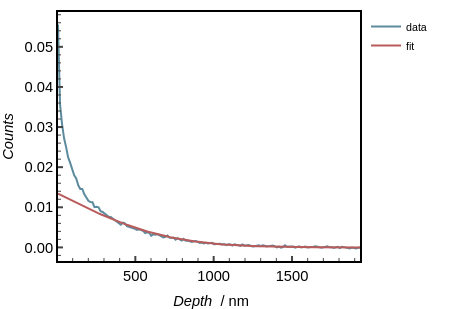

The code cell stored with this chart in its notebook:
### Code cell
import plotly.graph_objects as go
from scientific_utils.publication_plotly import apply_style, OVERVIEW_W_CM, OVERVIEW_H_CM, SHOW_LEGEND

##### Define Figure
# 1. Wrap the Plotly-Figure with the FigureResampler
fig = go.Figure()
            
##### Add Scatter plots and change style
fig.add_scatter(
    x=x_data, 
    y=y_data, 
    name='data', 
    mode='lines',  # set the mode to 'markers+lines'
    line=dict(
        color=my_color_scale[4],  # set the line colour to red
        width=2,  # set the line width to 2
        dash='solid'  
    )
    )

fig.add_scatter(
    x=x_data, 
    y=y_data_fitted, 
    name='fit', 
    mode='lines',  # set the mode to 'markers+lines'
    line=dict(
        color=my_color_scale[0],  # set the line colour to red
        width=2,  # set the line width to 2
        dash='solid'  
    )
    )
    
##### Change Visual Layout of the Plot: publication style, size and legend are set in publication_plotly.py
apply_style(fig, XAxis_Label, YAxis_Label, plot_w_cm=OVERVIEW_W_CM, plot_h_cm=OVERVIEW_H_CM,
            x_tickformat='uniform', y_tickformat='uniform', showlegend=SHOW_LEGEND)

# Save Plot as interactive html Plot
#fig.write_html(Filepath_for_saving) # images_outdir + "Comparing_specCapacites" + ".html"

fig.show()

### Figure 1 — Plotly figure (JSON) as saved in the notebook; plotly's stock layout.template omitted (floating-point values rounded to 4 significant figures; data arrays with more than 128 entries replaced by an {"elided": "..."} marker saying what was removed)
{"data": [{"line": {"color": "#5c8b9d", "dash": "solid", "width": 2}, "mode": "lines", "name": "data", "type": "scatter", "x": {"elided": "150 float values"}, "y": {"elided": "150 float values"}}, {"line": {"color": "#b95b5b", "dash": "solid", "width": 2}, "mode": "lines", "name": "fit", "type": "scatter", "x": {"elided": "150 float values"}, "y": {"elided": "150 float values"}}], "layout": {"font": {"color": "black", "family": "Arial", "size": 14.67}, "height": 309, "legend": {"bgcolor": "rgba(255,255,255,0)", "font": {"size": 10.67}, "x": 1.02, "xanchor": "left", "y": 1, "yanchor": "top"}, "margin": {"autoexpand": false, "b": 48, "l": 58, "r": 100, "t": 12}, "paper_bgcolor": "white", "plot_bgcolor": "white", "showlegend": true, "title": {}, "width": 460, "xaxis": {"automargin": false, "gridcolor": "lightgrey", "gridwidth": 0.5, "linecolor": "black", "linewidth": 2, "minor": {"ticklen": 3, "ticks": "inside", "tickwidth": 1}, "mirror": true, "showgrid": false, "showline": true, "showticklabels": true, "tickfont": {"size": 14.67}, "ticklen": 5, "ticks": "inside", "tickwidth": 2, "title": {"font": {"size": 14.67}, "text": "<i> Depth </i> / nm"}}, "yaxis": {"automargin": false, "gridcolor": "lightgrey", "gridwidth": 0.5, "linecolor": "black", "linewidth": 2, "minor": {"ticklen": 3, "ticks": "inside", "tickwidth": 1}, "mirror": true, "showgrid": false, "showline": true, "showticklabels": true, "tickfont": {"size": 14.67}, "tickformat": ".2f", "ticklen": 5, "ticks": "inside", "tickwidth": 2, "title": {"font": {"size": 14.67}, "text": "<i> Counts </i>"}}}}
